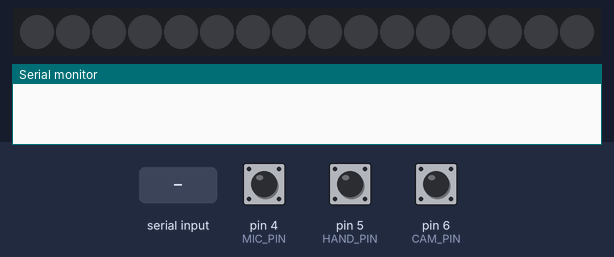
The sketch below on a simulated Arduino Uno, built with avr-gcc and run on an emulated ATmega328P. On the bench: 16 RGB LEDs in strip order, left to right, the last lines printed to the serial monitor. The inputs (shaded band) are chosen by the test bench; at power-on: pin 4 (MIC_PIN) HIGH, pin 5 (HAND_PIN) HIGH, pin 6 (CAM_PIN) HIGH. Dim RGB values are drawn brighter than linear.

Above: at 1.2 s.
1.3 s: pin 4 (MIC_PIN) pulled LOW for 0.15 s
At 2.7 s:
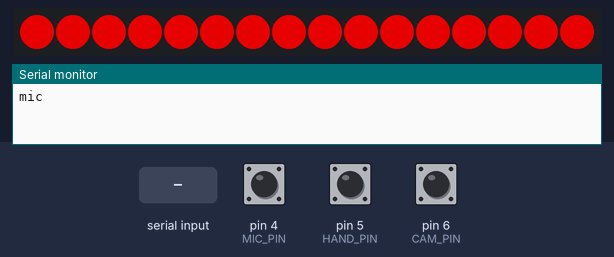
3.0 s: pin 5 (HAND_PIN) pulled LOW for 0.15 s
4.7 s: pin 4 (MIC_PIN) pulled LOW for 0.15 s
At 5.5 s:
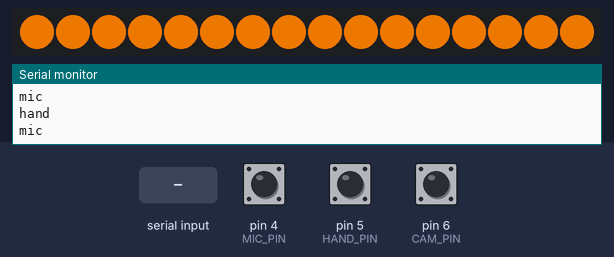
6.4 s: pin 6 (CAM_PIN) pulled LOW for 0.15 s
8.1 s: pin 5 (HAND_PIN) pulled LOW for 0.15 s
At 9.3 s:
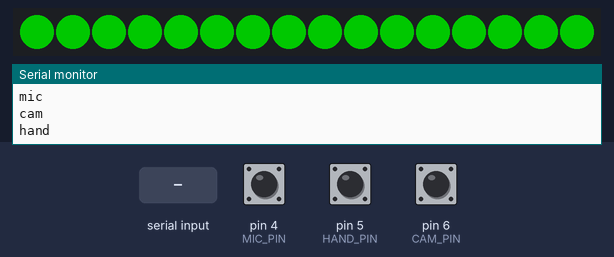
9.8 s: "keepAlive" received over Serial
Timing chart, 0 to 12.8 s (numbered marks = the images above; inputs shaded):
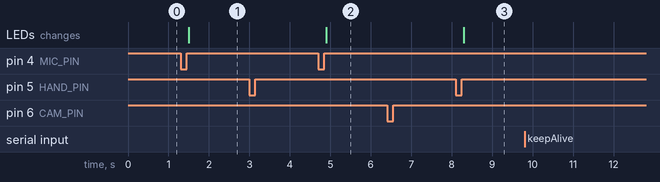

The sketch:

TeamsRemoteArduino.ino
```cpp
#include <Bounce2.h>

#include <Adafruit_NeoPixel.h>

#define LED_PIN        2
#define MIC_PIN        4
#define HAND_PIN       5
#define CAM_PIN        6
#define NUMPIXELS 16

#define MIC_BRIGHTNESS      180
#define HAND_BRIGHTNESS      180
#define CAM_BRIGHTNESS      100

#define SHORT_PRESS_TIME 500
#define LONG_PRESS_TIME  1000

// Variables will change:
int lastMicState = LOW;  // the previous state from the input pin
int currentMicState;     // the current reading from the input pin
unsigned long pressedMicTime  = 0;
unsigned long releasedMicTime = 0;
bool isMicLightOn = false;
bool isMicPressed = false;

// Variables will change:
int lastHandState = LOW;  // the previous state from the input pin
int currentHandState;     // the current reading from the input pin
unsigned long pressedHandTime  = 0;
unsigned long releasedHandTime = 0;
bool isHandLightOn = false;
bool isHandPressed = false;

// Variables will change:
int lastCamState = LOW;  // the previous state from the input pin
int currentCamState;     // the current reading from the input pin
unsigned long pressedCamTime  = 0;
unsigned long releasedCamTime = 0;
bool isCamLightOn = false;
bool isCamPressed = false;
bool isInCall = false;
Adafruit_NeoPixel pixels(NUMPIXELS, LED_PIN, NEO_GRB + NEO_KHZ800);

// INSTANTIATE A Button OBJECT
Bounce2::Button micButton = Bounce2::Button();
Bounce2::Button handButton = Bounce2::Button();
Bounce2::Button camButton = Bounce2::Button();

void setup() {
  Serial.begin(9600);
  // put your setup code here, to run once:
  pixels.begin();

  micButton.attach(MIC_PIN, INPUT_PULLUP);
  micButton.interval(50);
  micButton.setPressedState(LOW);

  handButton.attach(HAND_PIN, INPUT_PULLUP);
  handButton.interval(50);
  handButton.setPressedState(LOW);

  camButton.attach(CAM_PIN, INPUT_PULLUP);
  camButton.interval(50);
  camButton.setPressedState(LOW);

  pixels.clear();
  pixels.show();

}

void loop() {
  micButton.update();
  handButton.update();
  camButton.update();

  if (Serial.available() > 0) {
    // read the incoming byte:
    String line = Serial.readString();
    line.trim();
    if (line.substring(0) == "keepAlive") {}
    else if (line.substring(0) == "call" || line.substring(0) == "presenting") {
      isCamLightOn = true;
      isHandLightOn = false;
      isMicLightOn = true;
      setLedColor(MIC_BRIGHTNESS, 0, 0);
      isInCall = true;
    }
    else {
      isInCall = false;
      isCamLightOn = false;
      isHandLightOn = false;
      isMicLightOn = false;
      setLedColor(0, 0, 0);
    }
    // say what you got:
    Serial.println("ack: " + line);
  }

  if (micButton.pressed())
  {
    pressedMicTime = millis();
    isMicPressed = true;
  } else if (micButton.released())
  {
    if (isMicPressed) {
      isMicPressed = false;
      releasedMicTime = millis();

      if ( releasedMicTime - pressedMicTime < SHORT_PRESS_TIME )
      {
        Serial.println("mic");
        isMicLightOn = !isMicLightOn;
      }
    }
  }
  if (isMicPressed) {
    if ( pressedMicTime + LONG_PRESS_TIME < millis() )
    {
      isMicPressed = false;
      isMicLightOn = !isMicLightOn;
    }
  }

  if (handButton.pressed())
  {
    pressedHandTime = millis();
    isHandPressed = true;
  } else if (handButton.released())
  {
    if (isHandPressed) {
      isHandPressed = false;
      releasedHandTime = millis();

      if ( releasedHandTime - pressedHandTime < SHORT_PRESS_TIME )
      {
        Serial.println("hand");
        isHandLightOn = !isHandLightOn;
      }
    }
  }
  if (isHandPressed) {
    if ( pressedHandTime + LONG_PRESS_TIME < millis() )
    {
      isHandPressed = false;
      isHandLightOn = !isHandLightOn;
    }
  }

  if (camButton.pressed())
  {
    pressedCamTime = millis();
    isCamPressed = true;
  } else if (camButton.released())
  {
    if (isCamPressed) {
      isCamPressed = false;
      releasedCamTime = millis();

      if ( releasedCamTime - pressedCamTime < SHORT_PRESS_TIME )
      {
        Serial.println("cam");
        isCamLightOn = !isCamLightOn;
      }
    }
  }

  if (isCamPressed) {
    if ( pressedCamTime + LONG_PRESS_TIME < millis() )
    {
      isCamPressed = false;
      isCamLightOn = !isCamLightOn;
    }
  }

  if (isMicLightOn) {
    setLedColor(MIC_BRIGHTNESS, 0, 0);
  } else if (isHandLightOn) {
    setLedColor(200, 100, 0);
  } else if (isCamLightOn) {
    setLedColor(0, isCamLightOn ? CAM_BRIGHTNESS : 0, 0);
  } else {
    setLedColor(0, 0, 0);
  }

}

void setLedColor(byte r, byte g, byte b) {
  for (int i = 0; i < NUMPIXELS; i++) { // For each pixel...
    // pixels.Color() takes RGB values, from 0,0,0 up to 255,255,255
    // Here we're using a moderately bright green color:
    pixels.setPixelColor(i, pixels.Color(r, g, b));
    // Send the updated pixel colors to the hardware.
  }
  pixels.show();
}
```

Measured:
- after the input at 1.3 s, the LEDs: change after 0.20 s (image 1)
- after the input at 4.7 s, the LEDs: change after 0.20 s (image 2)
- after the input at 8.1 s, the LEDs: change after 0.20 s (image 3)
